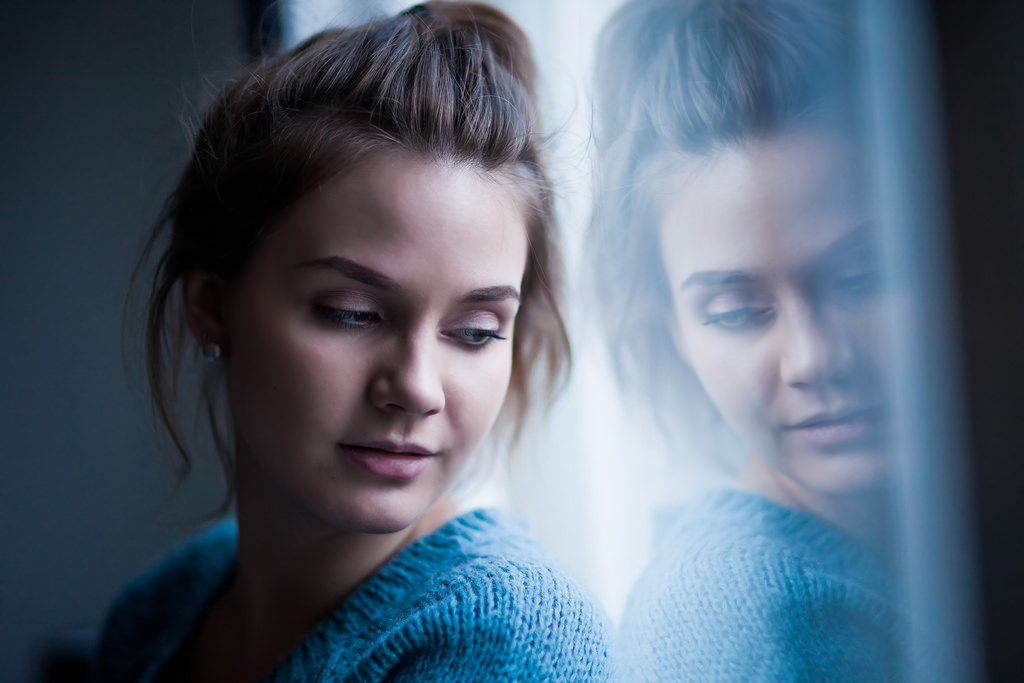
#> input picture sourceMaterial/处理前.jpg, 1024 x 683 px
$ python '6.图片处理.py'
#> lines starting #> are read from the running program, lines starting #| are printed output that depends on the picture
# -*- coding: utf-8 -*-
"""
@author: Jiang Ke
@contact: jiangke9413@163.com
@software: PyCharm
@file: 图像处理.py
@time: 2020/4/14 17:39
"""

from PIL import Image, ImageFilter

# 读取图像文件
im = Image.open('sourceMaterial/处理前.jpg')
#> im is the input picture: PIL image 1024x683 RGB; mean R, G, B 85.5, 100.2, 115.9
# 展示图像文件
im.show()

# 在图像上应用滤镜
# BLUR  模糊滤镜。会使图片较原先的模糊一些。
# CONTOUR   等高线。也就是轮廓滤波，将图像中的轮廓信息提取出来
# DETALL    细节。也就是细节增强滤波，它会显化图片中细节。
# SHARPEN   锐化。锐化滤波，补偿图像的轮廓，增强图像的边缘及灰度跳变的部分，使图像变得清晰。
im_sharp = im.filter(ImageFilter.SHARPEN)

# 保存已处理图像到新文件
im_sharp.save('./sourceMaterial/处理后.jpg', 'JPEG')

# 分离图像波段（band），即RGB模式的红、绿、蓝波段
r, g, b = im_sharp.split()
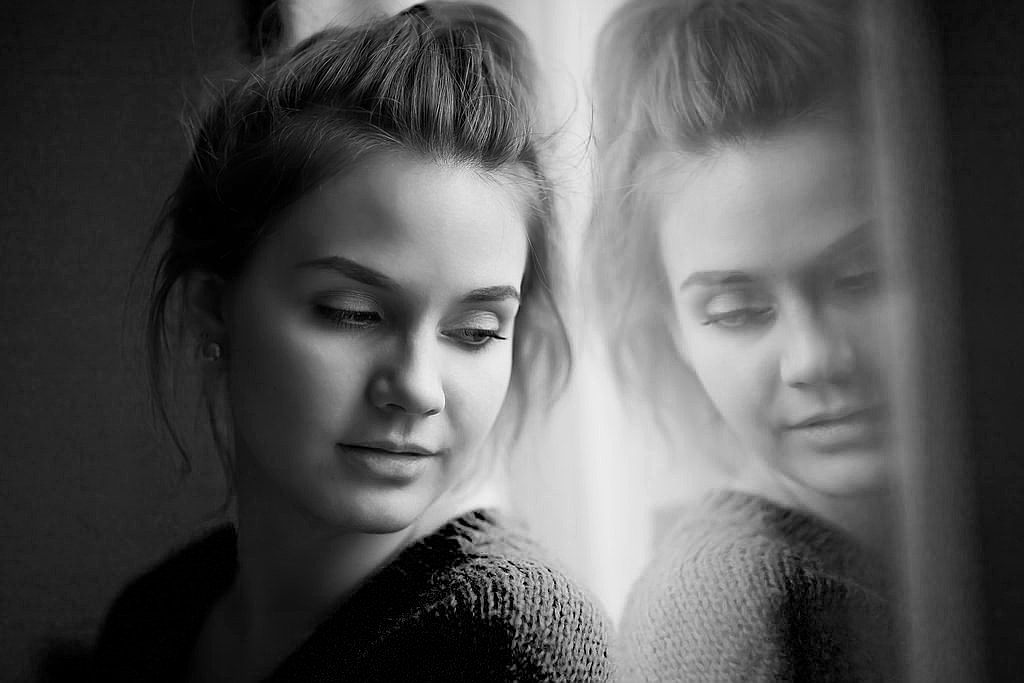
#> r: PIL image 1024x683 L; min 0, max 255, mean 85.6
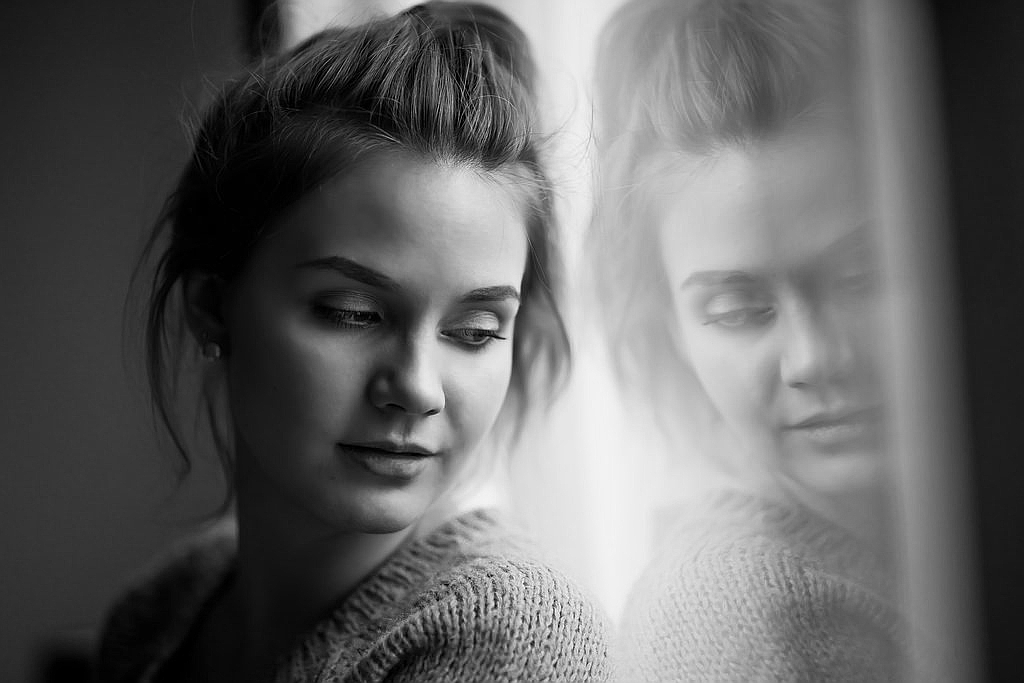
#> g: PIL image 1024x683 L; min 0, max 255, mean 100.3
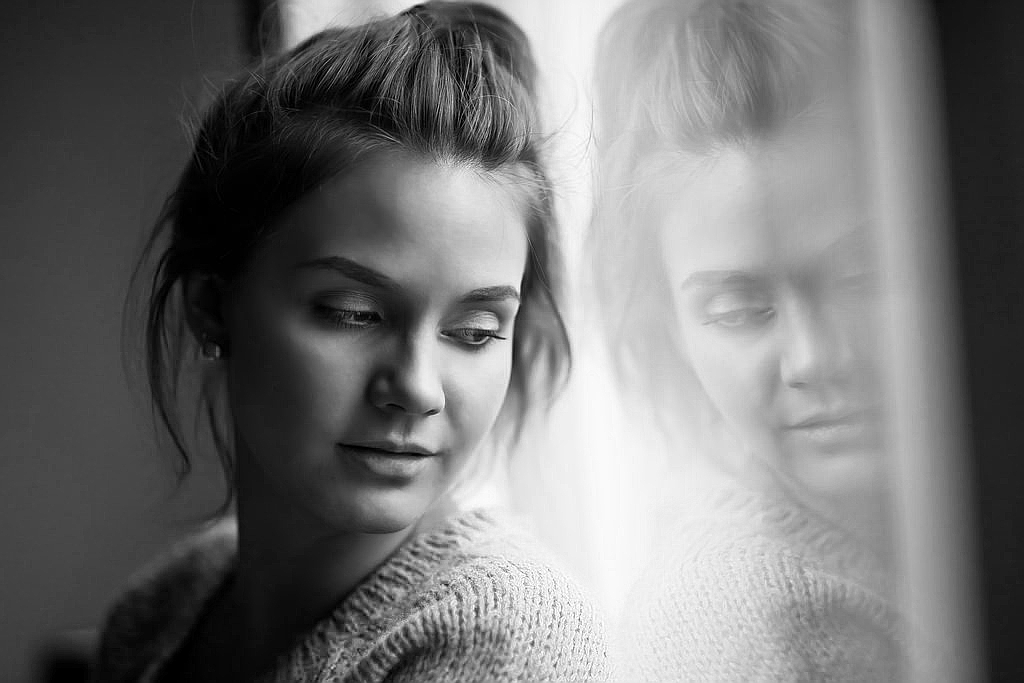
#> b: PIL image 1024x683 L; min 0, max 255, mean 116

# 查看图像中嵌入的EXIF信息
exif_data = im._getexif()
print(exif_data)
#| None

if __name__ == "__main__":
    print("OK")
